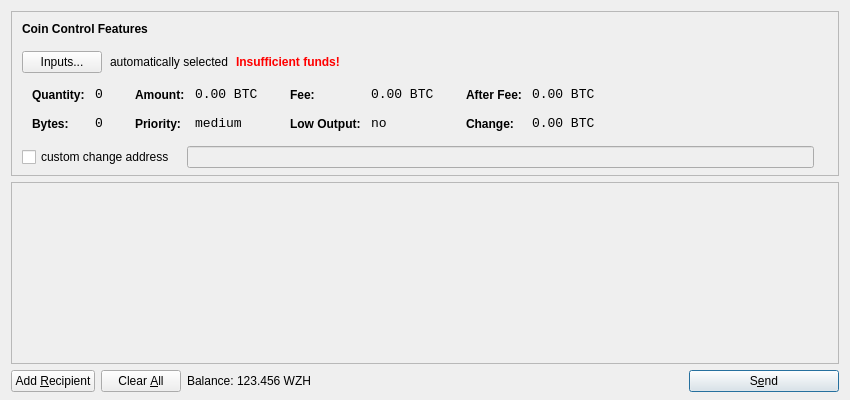
<?xml version="1.0" encoding="UTF-8"?>
<ui version="4.0">
 <class>SendCoinsDialog</class>
 <widget class="QDialog" name="SendCoinsDialog">
  <property name="geometry">
   <rect>
    <x>0</x>
    <y>0</y>
    <width>850</width>
    <height>400</height>
   </rect>
  </property>
  <property name="windowTitle">
   <string>Send Coins</string>
  </property>
  <layout class="QVBoxLayout" name="verticalLayout" stretch="0,1,0">
   <property name="bottomMargin">
    <number>8</number>
   </property>
   <item>
    <widget class="QFrame" name="frameCoinControl">
     <property name="sizePolicy">
      <sizepolicy hsizetype="Expanding" vsizetype="Expanding">
       <horstretch>0</horstretch>
       <verstretch>0</verstretch>
      </sizepolicy>
     </property>
     <property name="maximumSize">
      <size>
       <width>16777215</width>
       <height>16777215</height>
      </size>
     </property>
     <property name="frameShape">
      <enum>QFrame::StyledPanel</enum>
     </property>
     <property name="frameShadow">
      <enum>QFrame::Sunken</enum>
     </property>
     <layout class="QVBoxLayout" name="verticalLayoutCoinControl2">
      <property name="spacing">
       <number>-1</number>
      </property>
      <property name="leftMargin">
       <number>0</number>
      </property>
      <property name="topMargin">
       <number>0</number>
      </property>
      <property name="rightMargin">
       <number>0</number>
      </property>
      <property name="bottomMargin">
       <number>6</number>
      </property>
      <item>
       <layout class="QVBoxLayout" name="verticalLayoutCoinControl" stretch="0,0,0,0,1">
        <property name="spacing">
         <number>0</number>
        </property>
        <property name="leftMargin">
         <number>10</number>
        </property>
        <property name="topMargin">
         <number>10</number>
        </property>
        <item>
         <layout class="QHBoxLayout" name="horizontalLayoutCoinControl1">
          <property name="bottomMargin">
           <number>15</number>
          </property>
          <item>
           <widget class="QLabel" name="labelCoinControlFeatures">
            <property name="sizePolicy">
             <sizepolicy hsizetype="Preferred" vsizetype="Maximum">
              <horstretch>0</horstretch>
              <verstretch>0</verstretch>
             </sizepolicy>
            </property>
            <property name="font">
             <font>
              <weight>75</weight>
              <bold>true</bold>
             </font>
            </property>
            <property name="styleSheet">
             <string notr="true">font-weight:bold;</string>
            </property>
            <property name="text">
             <string>Coin Control Features</string>
            </property>
           </widget>
          </item>
         </layout>
        </item>
        <item>
         <layout class="QHBoxLayout" name="horizontalLayoutCoinControl2" stretch="0,0,0,0">
          <property name="spacing">
           <number>8</number>
          </property>
          <property name="bottomMargin">
           <number>10</number>
          </property>
          <item>
           <widget class="QPushButton" name="pushButtonCoinControl">
            <property name="styleSheet">
             <string notr="true"/>
            </property>
            <property name="text">
             <string>Inputs...</string>
            </property>
           </widget>
          </item>
          <item>
           <widget class="QLabel" name="labelCoinControlAutomaticallySelected">
            <property name="text">
             <string>automatically selected</string>
            </property>
            <property name="margin">
             <number>5</number>
            </property>
           </widget>
          </item>
          <item>
           <widget class="QLabel" name="labelCoinControlInsuffFunds">
            <property name="font">
             <font>
              <weight>75</weight>
              <bold>true</bold>
             </font>
            </property>
            <property name="styleSheet">
             <string notr="true">color:red;font-weight:bold;</string>
            </property>
            <property name="text">
             <string>Insufficient funds!</string>
            </property>
            <property name="margin">
             <number>5</number>
            </property>
           </widget>
          </item>
          <item>
           <spacer name="horizontalSpacerCoinControl">
            <property name="orientation">
             <enum>Qt::Horizontal</enum>
            </property>
            <property name="sizeHint" stdset="0">
             <size>
              <width>40</width>
              <height>1</height>
             </size>
            </property>
           </spacer>
          </item>
         </layout>
        </item>
        <item>
         <widget class="QWidget" name="widgetCoinControl" native="true">
          <property name="sizePolicy">
           <sizepolicy hsizetype="Preferred" vsizetype="Preferred">
            <horstretch>0</horstretch>
            <verstretch>0</verstretch>
           </sizepolicy>
          </property>
          <property name="minimumSize">
           <size>
            <width>0</width>
            <height>0</height>
           </size>
          </property>
          <property name="styleSheet">
           <string notr="true"/>
          </property>
          <layout class="QHBoxLayout" name="horizontalLayoutCoinControl5">
           <property name="margin">
            <number>0</number>
           </property>
           <item>
            <layout class="QHBoxLayout" name="horizontalLayoutCoinControl3" stretch="0,0,0,1">
             <property name="spacing">
              <number>20</number>
             </property>
             <property name="topMargin">
              <number>0</number>
             </property>
             <property name="bottomMargin">
              <number>10</number>
             </property>
             <item>
              <layout class="QFormLayout" name="formLayoutCoinControl1">
               <property name="horizontalSpacing">
                <number>10</number>
               </property>
               <property name="verticalSpacing">
                <number>14</number>
               </property>
               <property name="leftMargin">
                <number>10</number>
               </property>
               <property name="topMargin">
                <number>4</number>
               </property>
               <property name="rightMargin">
                <number>6</number>
               </property>
               <item row="0" column="0">
                <widget class="QLabel" name="labelCoinControlQuantityText">
                 <property name="styleSheet">
                  <string notr="true">font-weight:bold;</string>
                 </property>
                 <property name="text">
                  <string>Quantity:</string>
                 </property>
                 <property name="margin">
                  <number>0</number>
                 </property>
                </widget>
               </item>
               <item row="0" column="1">
                <widget class="QLabel" name="labelCoinControlQuantity">
                 <property name="font">
                  <font>
                   <family>Monospace</family>
                   <pointsize>10</pointsize>
                  </font>
                 </property>
                 <property name="cursor">
                  <cursorShape>IBeamCursor</cursorShape>
                 </property>
                 <property name="contextMenuPolicy">
                  <enum>Qt::ActionsContextMenu</enum>
                 </property>
                 <property name="text">
                  <string notr="true">0</string>
                 </property>
                 <property name="margin">
                  <number>0</number>
                 </property>
                 <property name="textInteractionFlags">
                  <set>Qt::LinksAccessibleByMouse|Qt::TextSelectableByKeyboard|Qt::TextSelectableByMouse</set>
                 </property>
                </widget>
               </item>
               <item row="1" column="0">
                <widget class="QLabel" name="labelCoinControlBytesText">
                 <property name="styleSheet">
                  <string notr="true">font-weight:bold;</string>
                 </property>
                 <property name="text">
                  <string>Bytes:</string>
                 </property>
                </widget>
               </item>
               <item row="1" column="1">
                <widget class="QLabel" name="labelCoinControlBytes">
                 <property name="font">
                  <font>
                   <family>Monospace</family>
                   <pointsize>10</pointsize>
                  </font>
                 </property>
                 <property name="cursor">
                  <cursorShape>IBeamCursor</cursorShape>
                 </property>
                 <property name="contextMenuPolicy">
                  <enum>Qt::ActionsContextMenu</enum>
                 </property>
                 <property name="text">
                  <string notr="true">0</string>
                 </property>
                 <property name="textInteractionFlags">
                  <set>Qt::LinksAccessibleByMouse|Qt::TextSelectableByKeyboard|Qt::TextSelectableByMouse</set>
                 </property>
                </widget>
               </item>
              </layout>
             </item>
             <item>
              <layout class="QFormLayout" name="formLayoutCoinControl2">
               <property name="horizontalSpacing">
                <number>10</number>
               </property>
               <property name="verticalSpacing">
                <number>14</number>
               </property>
               <property name="leftMargin">
                <number>6</number>
               </property>
               <property name="topMargin">
                <number>4</number>
               </property>
               <property name="rightMargin">
                <number>6</number>
               </property>
               <item row="0" column="0">
                <widget class="QLabel" name="labelCoinControlAmountText">
                 <property name="styleSheet">
                  <string notr="true">font-weight:bold;</string>
                 </property>
                 <property name="text">
                  <string>Amount:</string>
                 </property>
                 <property name="margin">
                  <number>0</number>
                 </property>
                </widget>
               </item>
               <item row="0" column="1">
                <widget class="QLabel" name="labelCoinControlAmount">
                 <property name="font">
                  <font>
                   <family>Monospace</family>
                   <pointsize>10</pointsize>
                  </font>
                 </property>
                 <property name="cursor">
                  <cursorShape>IBeamCursor</cursorShape>
                 </property>
                 <property name="contextMenuPolicy">
                  <enum>Qt::ActionsContextMenu</enum>
                 </property>
                 <property name="text">
                  <string notr="true">0.00 BTC</string>
                 </property>
                 <property name="textInteractionFlags">
                  <set>Qt::LinksAccessibleByMouse|Qt::TextSelectableByKeyboard|Qt::TextSelectableByMouse</set>
                 </property>
                </widget>
               </item>
               <item row="1" column="0">
                <widget class="QLabel" name="labelCoinControlPriorityText">
                 <property name="styleSheet">
                  <string notr="true">font-weight:bold;</string>
                 </property>
                 <property name="text">
                  <string>Priority:</string>
                 </property>
                </widget>
               </item>
               <item row="1" column="1">
                <widget class="QLabel" name="labelCoinControlPriority">
                 <property name="font">
                  <font>
                   <family>Monospace</family>
                   <pointsize>10</pointsize>
                  </font>
                 </property>
                 <property name="cursor">
                  <cursorShape>IBeamCursor</cursorShape>
                 </property>
                 <property name="contextMenuPolicy">
                  <enum>Qt::ActionsContextMenu</enum>
                 </property>
                 <property name="text">
                  <string>medium</string>
                 </property>
                 <property name="textInteractionFlags">
                  <set>Qt::LinksAccessibleByMouse|Qt::TextSelectableByKeyboard|Qt::TextSelectableByMouse</set>
                 </property>
                </widget>
               </item>
              </layout>
             </item>
             <item>
              <layout class="QFormLayout" name="formLayoutCoinControl3">
               <property name="horizontalSpacing">
                <number>10</number>
               </property>
               <property name="verticalSpacing">
                <number>14</number>
               </property>
               <property name="leftMargin">
                <number>6</number>
               </property>
               <property name="topMargin">
                <number>4</number>
               </property>
               <property name="rightMargin">
                <number>6</number>
               </property>
               <item row="0" column="0">
                <widget class="QLabel" name="labelCoinControlFeeText">
                 <property name="styleSheet">
                  <string notr="true">font-weight:bold;</string>
                 </property>
                 <property name="text">
                  <string>Fee:</string>
                 </property>
                 <property name="margin">
                  <number>0</number>
                 </property>
                </widget>
               </item>
               <item row="0" column="1">
                <widget class="QLabel" name="labelCoinControlFee">
                 <property name="font">
                  <font>
                   <family>Monospace</family>
                   <pointsize>10</pointsize>
                  </font>
                 </property>
                 <property name="cursor">
                  <cursorShape>IBeamCursor</cursorShape>
                 </property>
                 <property name="contextMenuPolicy">
                  <enum>Qt::ActionsContextMenu</enum>
                 </property>
                 <property name="text">
                  <string notr="true">0.00 BTC</string>
                 </property>
                 <property name="textInteractionFlags">
                  <set>Qt::LinksAccessibleByMouse|Qt::TextSelectableByKeyboard|Qt::TextSelectableByMouse</set>
                 </property>
                </widget>
               </item>
               <item row="1" column="0">
                <widget class="QLabel" name="labelCoinControlLowOutputText">
                 <property name="styleSheet">
                  <string notr="true">font-weight:bold;</string>
                 </property>
                 <property name="text">
                  <string>Low Output:</string>
                 </property>
                </widget>
               </item>
               <item row="1" column="1">
                <widget class="QLabel" name="labelCoinControlLowOutput">
                 <property name="font">
                  <font>
                   <family>Monospace</family>
                   <pointsize>10</pointsize>
                  </font>
                 </property>
                 <property name="cursor">
                  <cursorShape>IBeamCursor</cursorShape>
                 </property>
                 <property name="contextMenuPolicy">
                  <enum>Qt::ActionsContextMenu</enum>
                 </property>
                 <property name="text">
                  <string>no</string>
                 </property>
                 <property name="textInteractionFlags">
                  <set>Qt::LinksAccessibleByMouse|Qt::TextSelectableByKeyboard|Qt::TextSelectableByMouse</set>
                 </property>
                </widget>
               </item>
              </layout>
             </item>
             <item>
              <layout class="QFormLayout" name="formLayoutCoinControl4">
               <property name="horizontalSpacing">
                <number>10</number>
               </property>
               <property name="verticalSpacing">
                <number>14</number>
               </property>
               <property name="leftMargin">
                <number>6</number>
               </property>
               <property name="topMargin">
                <number>4</number>
               </property>
               <property name="rightMargin">
                <number>6</number>
               </property>
               <item row="0" column="0">
                <widget class="QLabel" name="labelCoinControlAfterFeeText">
                 <property name="styleSheet">
                  <string notr="true">font-weight:bold;</string>
                 </property>
                 <property name="text">
                  <string>After Fee:</string>
                 </property>
                 <property name="margin">
                  <number>0</number>
                 </property>
                </widget>
               </item>
               <item row="0" column="1">
                <widget class="QLabel" name="labelCoinControlAfterFee">
                 <property name="font">
                  <font>
                   <family>Monospace</family>
                   <pointsize>10</pointsize>
                  </font>
                 </property>
                 <property name="cursor">
                  <cursorShape>IBeamCursor</cursorShape>
                 </property>
                 <property name="contextMenuPolicy">
                  <enum>Qt::ActionsContextMenu</enum>
                 </property>
                 <property name="text">
                  <string notr="true">0.00 BTC</string>
                 </property>
                 <property name="textInteractionFlags">
                  <set>Qt::LinksAccessibleByMouse|Qt::TextSelectableByKeyboard|Qt::TextSelectableByMouse</set>
                 </property>
                </widget>
               </item>
               <item row="1" column="0">
                <widget class="QLabel" name="labelCoinControlChangeText">
                 <property name="styleSheet">
                  <string notr="true">font-weight:bold;</string>
                 </property>
                 <property name="text">
                  <string>Change:</string>
                 </property>
                </widget>
               </item>
               <item row="1" column="1">
                <widget class="QLabel" name="labelCoinControlChange">
                 <property name="font">
                  <font>
                   <family>Monospace</family>
                   <pointsize>10</pointsize>
                  </font>
                 </property>
                 <property name="cursor">
                  <cursorShape>IBeamCursor</cursorShape>
                 </property>
                 <property name="contextMenuPolicy">
                  <enum>Qt::ActionsContextMenu</enum>
                 </property>
                 <property name="text">
                  <string notr="true">0.00 BTC</string>
                 </property>
                 <property name="textInteractionFlags">
                  <set>Qt::LinksAccessibleByMouse|Qt::TextSelectableByKeyboard|Qt::TextSelectableByMouse</set>
                 </property>
                </widget>
               </item>
              </layout>
             </item>
            </layout>
           </item>
          </layout>
         </widget>
        </item>
        <item>
         <layout class="QHBoxLayout" name="horizontalLayoutCoinControl4" stretch="0,0,0">
          <property name="spacing">
           <number>12</number>
          </property>
          <property name="sizeConstraint">
           <enum>QLayout::SetDefaultConstraint</enum>
          </property>
          <property name="topMargin">
           <number>5</number>
          </property>
          <property name="rightMargin">
           <number>5</number>
          </property>
          <item>
           <widget class="QCheckBox" name="checkBoxCoinControlChange">
            <property name="text">
             <string>custom change address</string>
            </property>
           </widget>
          </item>
          <item>
           <widget class="QLineEdit" name="lineEditCoinControlChange">
            <property name="enabled">
             <bool>false</bool>
            </property>
            <property name="sizePolicy">
             <sizepolicy hsizetype="Expanding" vsizetype="Fixed">
              <horstretch>0</horstretch>
              <verstretch>0</verstretch>
             </sizepolicy>
            </property>
           </widget>
          </item>
          <item>
           <widget class="QLabel" name="labelCoinControlChangeLabel">
            <property name="sizePolicy">
             <sizepolicy hsizetype="Preferred" vsizetype="Expanding">
              <horstretch>0</horstretch>
              <verstretch>0</verstretch>
             </sizepolicy>
            </property>
            <property name="minimumSize">
             <size>
              <width>0</width>
              <height>0</height>
             </size>
            </property>
            <property name="text">
             <string/>
            </property>
            <property name="margin">
             <number>3</number>
            </property>
           </widget>
          </item>
         </layout>
        </item>
        <item>
         <spacer name="verticalSpacerCoinControl">
          <property name="orientation">
           <enum>Qt::Vertical</enum>
          </property>
          <property name="sizeHint" stdset="0">
           <size>
            <width>800</width>
            <height>1</height>
           </size>
          </property>
         </spacer>
        </item>
       </layout>
      </item>
     </layout>
    </widget>
   </item>
   <item>
    <widget class="QScrollArea" name="scrollArea">
     <property name="widgetResizable">
      <bool>true</bool>
     </property>
     <widget class="QWidget" name="scrollAreaWidgetContents">
      <property name="geometry">
       <rect>
        <x>0</x>
        <y>0</y>
        <width>830</width>
        <height>165</height>
       </rect>
      </property>
      <layout class="QVBoxLayout" name="verticalLayout_2">
       <property name="margin">
        <number>0</number>
       </property>
       <item>
        <layout class="QVBoxLayout" name="entries">
         <property name="spacing">
          <number>6</number>
         </property>
        </layout>
       </item>
       <item>
        <spacer name="verticalSpacer">
         <property name="orientation">
          <enum>Qt::Vertical</enum>
         </property>
         <property name="sizeHint" stdset="0">
          <size>
           <width>20</width>
           <height>40</height>
          </size>
         </property>
        </spacer>
       </item>
      </layout>
     </widget>
    </widget>
   </item>
   <item>
    <layout class="QHBoxLayout" name="horizontalLayout">
     <item>
      <widget class="QPushButton" name="addButton">
       <property name="toolTip">
        <string>Send to multiple recipients at once</string>
       </property>
       <property name="text">
        <string>Add &amp;Recipient</string>
       </property>
       <property name="icon">
        <iconset resource="../bitcoin.qrc">
         <normaloff>:/icons/add</normaloff>:/icons/add</iconset>
       </property>
       <property name="autoDefault">
        <bool>false</bool>
       </property>
      </widget>
     </item>
     <item>
      <widget class="QPushButton" name="clearButton">
       <property name="sizePolicy">
        <sizepolicy hsizetype="Minimum" vsizetype="Fixed">
         <horstretch>0</horstretch>
         <verstretch>0</verstretch>
        </sizepolicy>
       </property>
       <property name="toolTip">
        <string>Remove all transaction fields</string>
       </property>
       <property name="text">
        <string>Clear &amp;All</string>
       </property>
       <property name="icon">
        <iconset resource="../bitcoin.qrc">
         <normaloff>:/icons/remove</normaloff>:/icons/remove</iconset>
       </property>
       <property name="autoRepeatDelay">
        <number>300</number>
       </property>
       <property name="autoDefault">
        <bool>false</bool>
       </property>
      </widget>
     </item>
     <item>
      <layout class="QHBoxLayout" name="horizontalLayout_2">
       <property name="spacing">
        <number>3</number>
       </property>
       <item>
        <widget class="QLabel" name="label">
         <property name="text">
          <string>Balance:</string>
         </property>
        </widget>
       </item>
       <item>
        <widget class="QLabel" name="labelBalance">
         <property name="cursor">
          <cursorShape>IBeamCursor</cursorShape>
         </property>
         <property name="text">
          <string>123.456 WZH</string>
         </property>
         <property name="textInteractionFlags">
          <set>Qt::LinksAccessibleByMouse|Qt::TextSelectableByKeyboard|Qt::TextSelectableByMouse</set>
         </property>
        </widget>
       </item>
      </layout>
     </item>
     <item>
      <spacer name="horizontalSpacer">
       <property name="orientation">
        <enum>Qt::Horizontal</enum>
       </property>
       <property name="sizeHint" stdset="0">
        <size>
         <width>40</width>
         <height>20</height>
        </size>
       </property>
      </spacer>
     </item>
     <item>
      <widget class="QPushButton" name="sendButton">
       <property name="minimumSize">
        <size>
         <width>150</width>
         <height>0</height>
        </size>
       </property>
       <property name="toolTip">
        <string>Confirm the send action</string>
       </property>
       <property name="text">
        <string>S&amp;end</string>
       </property>
       <property name="icon">
        <iconset resource="../bitcoin.qrc">
         <normaloff>:/icons/send</normaloff>:/icons/send</iconset>
       </property>
       <property name="default">
        <bool>true</bool>
       </property>
      </widget>
     </item>
    </layout>
   </item>
  </layout>
 </widget>
 <resources>
  <include location="../bitcoin.qrc"/>
 </resources>
 <connections/>
</ui>
